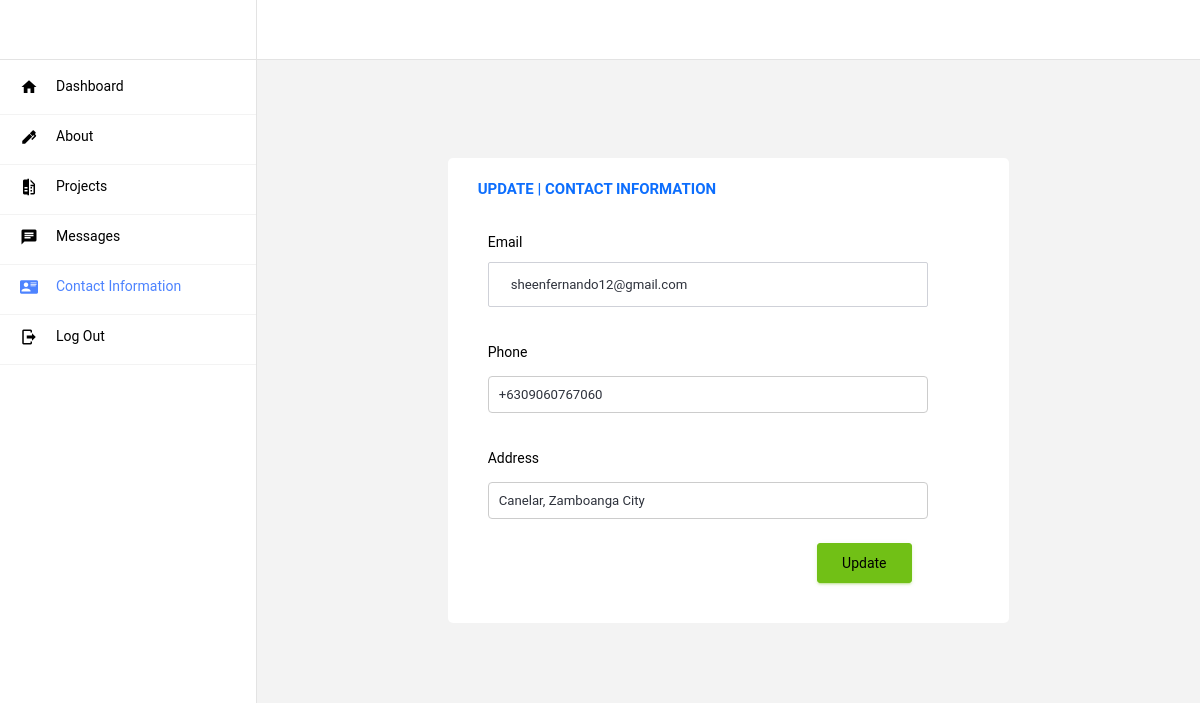
The page /Admin/myaccount.php on the database its author committed.
### tables this page shows
CREATE TABLE `contact_information` (
  `id` int(11) NOT NULL,
  `address` varchar(255) DEFAULT NULL,
  `phone` varchar(20) DEFAULT NULL,
  `email` varchar(100) DEFAULT NULL
);

### Admin/myaccount.php (the view, shortened to what this page needs)
<!DOCTYPE html>
<html lang="en">
<head>
  <link rel="stylesheet" href="vendors/mdi/css/materialdesignicons.min.css">
  <link rel="stylesheet" href="vendors/base/vendor.bundle.base.css">
  <link rel="stylesheet" href="vendors/datatables.net-bs4/dataTables.bootstrap4.css">
  <link rel="stylesheet" href="https://maxcdn.bootstrapcdn.com/bootstrap/4.0.0/css/bootstrap.min.css" >
  <link rel="stylesheet" href="css/style.css">
  <link rel="stylesheet" href="css/myaccount.css">
</head>
<body>
  <div class="container-scroller">
    <nav class="navbar col-lg-12 col-12 p-0 fixed-top d-flex flex-row ">
      <div class="navbar-brand-wrapper d-flex justify-content-center">
        <div class="navbar-brand-inner-wrapper d-flex justify-content-between align-items-center w-100">
        </div>
      </div>
      <div class="navbar-menu-wrapper d-flex align-items-center justify-content-end">
      </div>
    </nav>
    <div class="container-fluid page-body-wrapper">
      <nav class="sidebar sidebar-offcanvas" id="sidebar">
        <ul class="nav">
          <li class="nav-item">
            <a class="nav-link" href="index.php">
              <i class="mdi mdi-home menu-icon"></i>
              <span class="menu-title">Dashboard</span>
            </a>
          </li>
          <li class="nav-item">
            <a class="nav-link" href="about.php">
              <i class="mdi mdi-pen menu-icon"></i>
              <span class="menu-title">About</span>
            </a>
          </li>
          <li class="nav-item">
            <a class="nav-link" href="projects.php">
              <i class="mdi mdi-file-compare menu-icon"></i>
              <span class="menu-title">Projects</span>
            </a>
          </li>
          <li class="nav-item">
            <a class="nav-link" href="messages.php">
              <i class="mdi mdi-message-text menu-icon"></i>
              <span class="menu-title">Messages</span>
            </a>
          </li>
          <li class="nav-item">
            <a class="nav-link" href="myaccount.php">
              <i class="mdi mdi-account-card-details menu-icon"></i>
              <span class="menu-title">Contact Information</span>
            </a>
          </li>
          <li class="nav-item">
            <a class="nav-link" href="#" id="logoutBtn">
                <i class="mdi mdi-logout menu-icon"></i>
                <span class="menu-title">Log Out</span>
            </a>
        </li>
        </ul>
      </nav>
<?php
include '../connection.php';
$sql = "SELECT * FROM contact_information";
$result = $conn->query($sql);
if ($result->num_rows > 0) {
    $row = $result->fetch_assoc();
    $email = $row['email'];
    $phone = $row['phone'];
    $address = $row['address'];
} else {
    echo "Error: Contact information not found";
}
?>
<div class="main-panel">
    <div class="content-wrapper">
        <div class="row">
            <div class="col-md-12 grid-margin">
            </div>
        </div>
        <div class="content-wrapper">
            <div class="container">
                <div class="row gutters" id="update">
                    <div class="col-xl-8 mx-auto">
                        <div class="card h-100">
                            <div class="card-body">
                                <div class="row gutters">
                                    <div class="col-xl-12 col-lg-12 col-md-12 col-sm-12 col-12">
                                        <h6 class="mb-4 text-primary"><Strong>UPDATE | CONTACT INFORMATION</Strong></h6>
                                    </div>
                                    <div class="row mx-auto">
                                        <div class="col-xl-11">
                                            <form method="post" action="<?php echo htmlspecialchars($_SERVER["PHP_SELF"]); ?>">
                                                <div class="form-group">
                                                    <label for="eMail">Email</label>
                                                    <input type="email" class="form-control" id="eMail" name="email" placeholder="Enter Email" value="<?php echo $email; ?>">
                                                </div>
                                                <div class="form-group">
                                                    <label for="phone">Phone</label>
                                                    <input type="text" class="form-control" id="phone" name="phone" placeholder="Enter Number" value="<?php echo $phone; ?>">
                                                </div>
                                                <div class="form-group">
                                                    <label for="address">Address</label>
                                                    <input type="text" class="form-control" id="address" name="address" placeholder="Enter Address" value="<?php echo $address; ?>">
                                                </div>
                                                <div class="text-right d-flex justify-content-end">
                                                    <button type="submit" name="submit" class="btn btn-success me-3">Update</button>
                                                </div>
                                            </form>
                                        </div>
                                    </div>
                                </div>
                            </div>
                        </div>
                    </div>
                </div>
                <br>
            </div>
        </div>
    </div>
</div>
            </div>
        </div>
</body>
</html>

### Admin/css/myaccount.css (style rules this page uses)
.form-control { border: 1px solid #cfd1d8; -webkit-border-radius: 2px; -moz-border-radius: 2px; border-radius: 2px; font-size: .825rem; background: #ffffff; color: #2e323c; }
.card { background: #ffffff; -webkit-border-radius: 5px; -moz-border-radius: 5px; border-radius: 5px; border: 0; margin-bottom: 1rem; }

### rows shown on the page
contact_information: email "sheenfernando12@gmail.com", phone "+6309060767060", address "Canelar, Zamboanga City"
